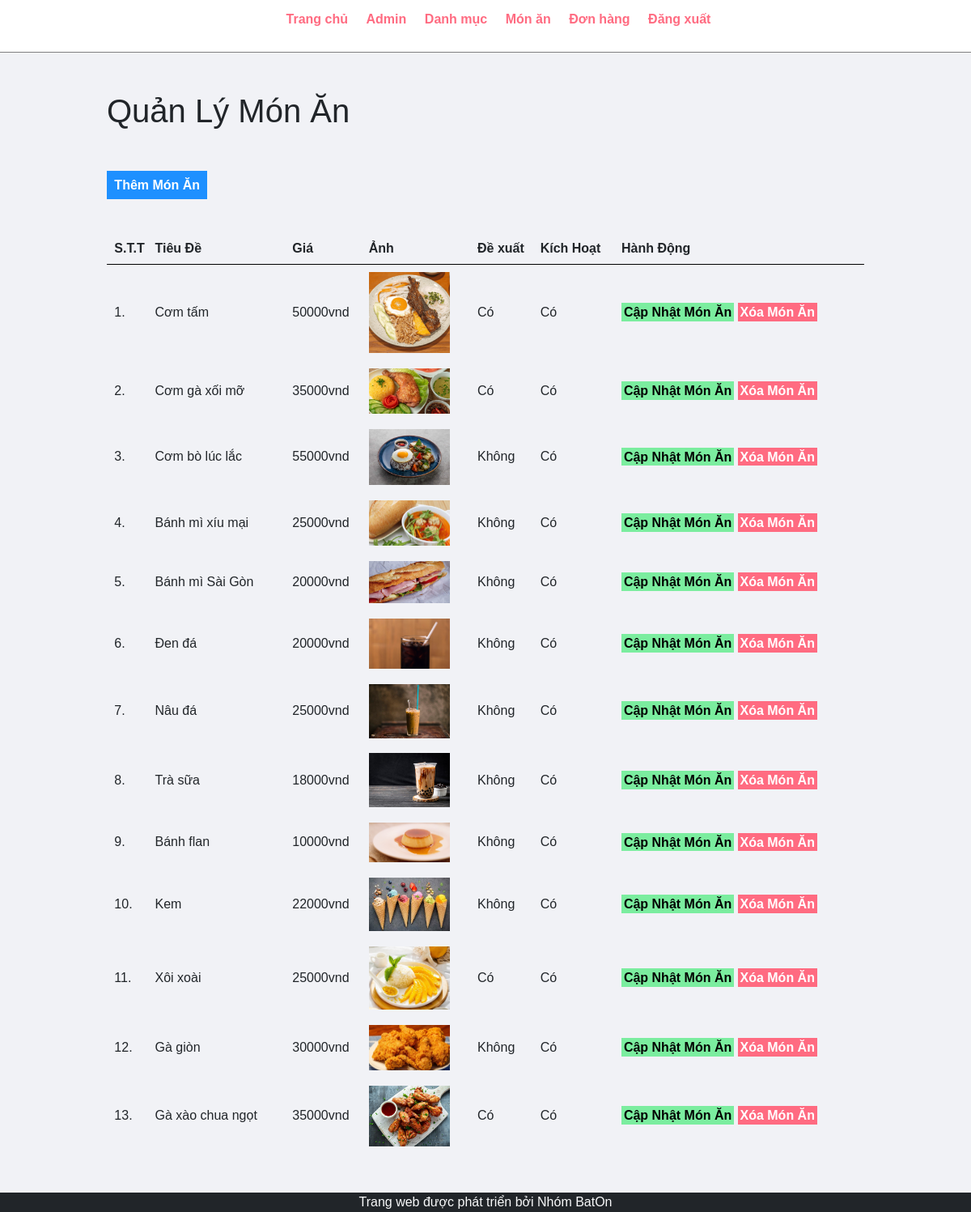
/admin/manage-food.php (signed in), run on the app's committed database.
### tables this page shows
CREATE TABLE `tbl_food` (
  `id` int(10) UNSIGNED NOT NULL,
  `title` varchar(100) NOT NULL,
  `description` text NOT NULL,
  `price` int(10) NOT NULL,
  `image_name` varchar(255) NOT NULL,
  `category_id` int(10) UNSIGNED NOT NULL,
  `featured` varchar(10) NOT NULL,
  `active` varchar(10) NOT NULL
);

### admin/oop/Food.php (called while the page is built, shortened)
<?php
class Food
{
  public function getAllFood($conn)
  {
    $sql = "SELECT * FROM tbl_food";
    $res = mysqli_query($conn, $sql);
    $foodList = array();
    if ($res) {
      while ($row = mysqli_fetch_assoc($res)) {
        $foodList[] = $row;
      }
    }
    return $foodList;
  }
}
?>

### admin/manage-food.php (the view)
<?php include('partials/menu.php');
include('oop/Food.php'); ?>
<div class="main-content">
    <div class="wrapper">
        <h1>Quản Lý Món Ăn</h1>
        <br /><br />
        <a href="<?php echo SITEURL; ?>admin/add-food.php" class="btn-primary">Thêm Món Ăn</a>
        <br /><br /><br />
        <?php
        $food = new Food('', '', '', '', '', '', '');
        $food->displayMessages();
        ?>
        <table class="tbl-full">
            <tr>
                <th>S.T.T</th>
                <th>Tiêu Đề</th>
                <th>Giá</th>
                <th>Ảnh</th>
                <th>Đề xuất</th>
                <th>Kích Hoạt</th>
                <th>Hành Động</th>
            </tr>
            <?php
            $foodList = $food->getAllFood($conn);
            if ($foodList) {
                foreach ($foodList as $key => $value) {
                    ?>
                    <tr>
                        <td>
                            <?php echo $key + 1; ?>.
                        </td>
                        <td>
                            <?php echo $value['title']; ?>
                        </td>
                        <td>
                            <?php echo $value['price']; ?>vnd
                        </td>
                        <td>
                            <?php
                            if (empty($value['image_name'])) {
                                include('partials/no-image.php');
                            } else {
                                ?>
                                <img src="<?php echo SITEURL; ?>images/food/<?php echo $value['image_name']; ?>" width="100px">
                                <?php
                            }
                            ?>
                        </td>
                        <td>
                            <?php echo $value['featured']; ?>
                        </td>
                        <td>
                            <?php echo $value['active']; ?>
                        </td>
                        <td>
                            <a href="<?php echo SITEURL; ?>admin/update-food.php?id=<?php echo $value['id']; ?>"
                                class="btn-secondary">Cập Nhật Món Ăn</a>
                            <a href="<?php echo SITEURL; ?>admin/delete-food.php?id=<?php echo $value['id']; ?>&image_name=<?php echo $value['image_name']; ?>"
                                class="btn-danger">Xóa Món Ăn</a>
                        </td>
                    </tr>
                    <?php
                }
            } else {
                echo "<tr> <td colspan='7' class='error'> Chưa Thêm Món Ăn. </td> </tr>";
            }
            ?>
        </table>
    </div>
</div>
<?php include('partials/footer.php'); ?>

### css/admin.css (style rules this page uses)
* { margin: 0; padding: 0; font-family: Arial, Helvetica, sans-serif; }
.wrapper { padding: 1%; width: 80%; margin: 0 auto; }
.tbl-full { width: 100%; }
table tr th { border-bottom: 1px solid black; padding: 1%; text-align: left; }
table tr td { padding: 1%; }
.btn-primary { background-color: #1e90ff; padding: 1%; color: white; text-decoration: none; font-weight: bold; }
.btn-secondary { background-color: #7bed9f; padding: 1%; color: black; text-decoration: none; font-weight: bold; }
.btn-danger { background-color: #ff6b81; padding: 1%; color: white; text-decoration: none; font-weight: bold; }
.main-content { background-color: #f1f2f6; padding: 3% 0; }

### data on the page
tbl_food: title "Cơm tấm", price "50000", image_name (picture), featured "Có", active "Có"
tbl_food: title "Cơm gà xối mỡ", price "35000", image_name (picture), featured "Có", active "Có"
tbl_food: title "Cơm bò lúc lắc", price "55000", image_name (picture), featured "Không", active "Có"
tbl_food: title "Bánh mì xíu mại", price "25000", image_name (picture), featured "Không", active "Có"
tbl_food: title "Bánh mì Sài Gòn", price "20000", image_name (picture), featured "Không", active "Có"
tbl_food: title "Đen đá", price "20000", image_name (picture), featured "Không", active "Có"
tbl_food: title "Nâu đá", price "25000", image_name (picture), featured "Không", active "Có"
tbl_food: title "Trà sữa", price "18000", image_name (picture), featured "Không", active "Có"
tbl_food: title "Bánh flan", price "10000", image_name (picture), featured "Không", active "Có"
tbl_food: title "Kem", price "22000", image_name (picture), featured "Không", active "Có"
tbl_food: title "Xôi xoài", price "25000", image_name (picture), featured "Có", active "Có"
tbl_food: title "Gà giòn", price "30000", image_name (picture), featured "Không", active "Có"
tbl_food: title "Gà xào chua ngọt", price "35000", image_name (picture), featured "Có", active "Có"
